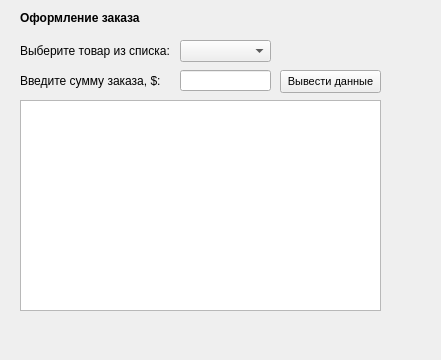
<?xml version="1.0" encoding="UTF-8"?>
<ui version="4.0">
 <class>Order</class>
 <widget class="QWidget" name="Order">
  <property name="geometry">
   <rect>
    <x>0</x>
    <y>0</y>
    <width>441</width>
    <height>360</height>
   </rect>
  </property>
  <property name="windowTitle">
   <string>Оформление заказа</string>
  </property>
  <widget class="QLabel" name="label">
   <property name="geometry">
    <rect>
     <x>20</x>
     <y>10</y>
     <width>131</width>
     <height>16</height>
    </rect>
   </property>
   <property name="font">
    <font>
     <pointsize>9</pointsize>
     <weight>75</weight>
     <bold>true</bold>
    </font>
   </property>
   <property name="text">
    <string>Оформление заказа</string>
   </property>
  </widget>
  <widget class="QLabel" name="label_2">
   <property name="geometry">
    <rect>
     <x>20</x>
     <y>70</y>
     <width>141</width>
     <height>21</height>
    </rect>
   </property>
   <property name="font">
    <font>
     <pointsize>9</pointsize>
    </font>
   </property>
   <property name="text">
    <string>Введите сумму заказа, $:</string>
   </property>
  </widget>
  <widget class="QLineEdit" name="lineEdit">
   <property name="geometry">
    <rect>
     <x>180</x>
     <y>70</y>
     <width>91</width>
     <height>21</height>
    </rect>
   </property>
  </widget>
  <widget class="QLabel" name="label_3">
   <property name="geometry">
    <rect>
     <x>20</x>
     <y>40</y>
     <width>161</width>
     <height>21</height>
    </rect>
   </property>
   <property name="font">
    <font>
     <pointsize>9</pointsize>
    </font>
   </property>
   <property name="text">
    <string>Выберите товар из списка:</string>
   </property>
  </widget>
  <widget class="QComboBox" name="comboBox">
   <property name="geometry">
    <rect>
     <x>180</x>
     <y>40</y>
     <width>91</width>
     <height>22</height>
    </rect>
   </property>
  </widget>
  <widget class="QTableView" name="tableView">
   <property name="geometry">
    <rect>
     <x>20</x>
     <y>100</y>
     <width>361</width>
     <height>211</height>
    </rect>
   </property>
  </widget>
  <widget class="QPushButton" name="pushButton">
   <property name="geometry">
    <rect>
     <x>280</x>
     <y>70</y>
     <width>101</width>
     <height>23</height>
    </rect>
   </property>
   <property name="font">
    <font>
     <pointsize>8</pointsize>
    </font>
   </property>
   <property name="text">
    <string>Вывести данные</string>
   </property>
  </widget>
  <widget class="QLabel" name="label_result">
   <property name="geometry">
    <rect>
     <x>20</x>
     <y>320</y>
     <width>401</width>
     <height>21</height>
    </rect>
   </property>
   <property name="font">
    <font>
     <pointsize>9</pointsize>
    </font>
   </property>
   <property name="text">
    <string/>
   </property>
  </widget>
 </widget>
 <resources/>
 <connections/>
</ui>
